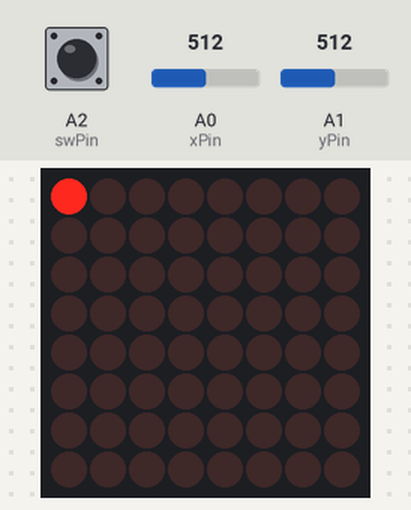
The sketch below on a simulated Arduino Uno, built with avr-gcc and run on an emulated ATmega328P. Shown: 8×8 LED matrix. Inputs (shaded band) come from the test bench; at power-on: A0 (xPin) = 512, A1 (yPin) = 512, A2 (swPin) HIGH. Random numbers use the default seed unless the sketch sets one.

Above: at 5.8 s.
5.9 s: A0 (xPin) set to 584
7.5 s: A0 (xPin) set to 615
At 7.71 s:
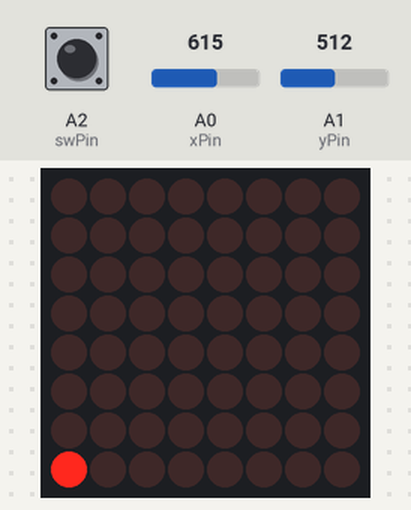
9.5 s: A1 (yPin) set to 590
11.0 s: A1 (yPin) set to 610
At 11.22 s:
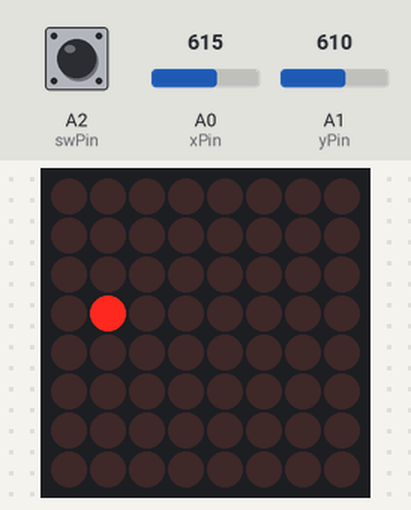
13.0 s: A2 (swPin) pulled LOW for 0.15 s
At 13.21 s:
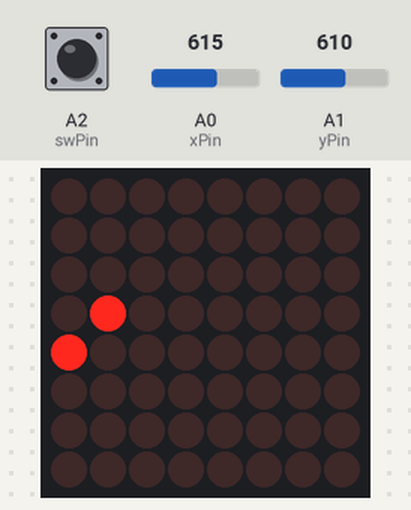
13.7 s: A2 (swPin) pulled LOW for 1 s
At 13.96 s:
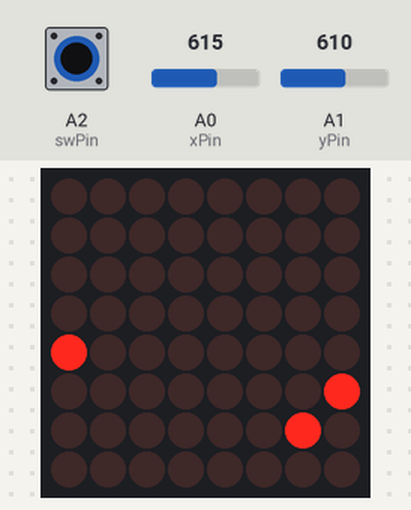

Measured:
- the behaviour switches between 600 and 601 on A0 (xPin) (found by bisection; images 0 and 1)
- the behaviour switches between 600 and 601 on A1 (yPin) (found by bisection; images 1 and 2)

The sketch:

homework6.ino
```cpp
#include "LedControl.h"

const int dinPin = 12;
const int clockPin = 11;
const int loadPin = 10;
const int xPin = A0;
const int yPin = A1;
const int swPin = A2;
const int seedPin = A3;

byte swState = HIGH, swLastState = HIGH, swDebounceState = HIGH;

// Create an LedControl object to manage the LED matrix
LedControl lc = LedControl(dinPin, clockPin, loadPin, 1); // DIN, CLK, LOAD, No. DRIVER

byte matrixBrightness = 2; // Variable to set the brightness level of the matrix
byte xPos = 0;
byte yPos = 0;
byte xLastPos = 0;
byte yLastPos = 0;

// Thresholds
const int minThreshold = 200;
const int maxThreshold = 600;
const unsigned int debounceDelay = 50;
const unsigned int blinkingDelay = 500;
const unsigned int fastBlinkingDelay = 100;
const unsigned int buttonHoldTime = 3000;
const unsigned int resultDisplayTime = 5000;
const unsigned int startDelay = 5000;

const byte moveInterval = 125; // Timing variable to control the speed of LED movement
unsigned long lastClicked = 0, lastDebounceTime = 0;

const byte matrixSize = 8; // Size of the LED matrix
bool matrixChanged = true; // Flag to track if the matrix display needs updating
bool started = false;
bool finished = false;

byte matrix[matrixSize][matrixSize] = {
    {0, 0, 0, 0, 0, 0, 0, 0},
    {0, 0, 0, 0, 0, 0, 0, 0},
    {0, 0, 0, 0, 0, 0, 0, 0},
    {0, 0, 0, 0, 0, 0, 0, 0},
    {0, 0, 0, 0, 0, 0, 0, 0},
    {0, 0, 0, 0, 0, 0, 0, 0},
    {0, 0, 0, 0, 0, 0, 0, 0},
    {0, 0, 0, 0, 0, 0, 0, 0}};

byte currentDrawing[matrixSize][matrixSize] = {
    {0, 0, 0, 0, 0, 0, 0, 0},
    {0, 0, 0, 0, 0, 0, 0, 0},
    {0, 0, 0, 0, 0, 0, 0, 0},
    {0, 0, 0, 0, 0, 0, 0, 0},
    {0, 0, 0, 0, 0, 0, 0, 0},
    {0, 0, 0, 0, 0, 0, 0, 0},
    {0, 0, 0, 0, 0, 0, 0, 0},
    {0, 0, 0, 0, 0, 0, 0, 0}};

byte hiddenDrawing[matrixSize][matrixSize] = {
    {0, 0, 0, 0, 0, 0, 0, 0},
    {0, 0, 0, 0, 0, 0, 0, 0},
    {0, 0, 0, 0, 0, 0, 0, 0},
    {0, 0, 0, 0, 0, 0, 0, 0},
    {0, 0, 0, 0, 0, 0, 0, 0},
    {0, 0, 0, 0, 0, 0, 0, 0},
    {0, 0, 0, 0, 0, 0, 0, 0},
    {0, 0, 0, 0, 0, 0, 0, 0}};

unsigned long lastUpdateTime = 0; // Tracks the last time the LED position was updated
unsigned long lastBlinkTime = 0;  // Tracks the last time the LED blinke
unsigned long buttonHoldStartTime = 0;
unsigned long finishedTime = 0;

void setup()
{
    Serial.begin(9600);

    pinMode(swPin, INPUT_PULLUP);

    // the zero refers to the MAX7219 number, it is zero for 1 chip
    lc.shutdown(0, false);                // turn off power saving, enables display

    lc.setIntensity(0, matrixBrightness); // sets brightness (0~15 possible values)
    lc.clearDisplay(0);                   // Clear the matrix display
    randomSeed(analogRead(seedPin));
}

void loop()
{
    if (!started)
    {
        generateDrawing();
        delay(startDelay);
        started = true;
        clearDrawing();
    }
    else
    {
        if (!finished)
        {
            click();
            move();
            submitDrawing();
        }
        else
        {
            showResult();
            if (millis() - finishedTime >= resultDisplayTime)
            {
                started = false;
                finished = false;
                clearDrawing();
            }
        }
    }
}

// Function to generate a random drawing
void generateDrawing()
{
    for (int i = 0; i < matrixSize; i++)
        for (int j = 0; j < matrixSize; j++)
        {
            matrix[i][j] = (byte)(0 == random(10)); // 10% chance of being on
            hiddenDrawing[i][j] = matrix[i][j];
        }
    updateMatrix();
}

// Function to clear the LED matrix
void clearDrawing()
{
    for (int i = 0; i < matrixSize; i++)
        for (int j = 0; j < matrixSize; j++)
        {
            matrix[i][j] = 0;
            currentDrawing[i][j] = 0;
        }
    matrix[xPos][yPos] = 1;
    updateMatrix();
}

// Function to move the LED cursor around the matrix
void move()
{
    unsigned long currentTime = millis();
    if (currentTime - lastUpdateTime >= moveInterval)
    {
        lastUpdateTime = currentTime;

        if (xPos != xLastPos || yPos != yLastPos)
        {
            matrix[xLastPos][yLastPos] = currentDrawing[xLastPos][yLastPos];
            matrixChanged = true;
            xLastPos = xPos;
            yLastPos = yPos;
            matrix[xLastPos][yLastPos] = 1;
        }
        blink();
        updatePositions();
    }
}

// Function to modify LED state when button is pressed
void click()
{
    swState = digitalRead(swPin);
    if (swState && !swLastState)
        lastDebounceTime = millis();
    if (millis() - lastDebounceTime > debounceDelay)
        if (swState != swDebounceState)
        {
            swDebounceState = swState;
            if (swDebounceState == LOW)
            {
                currentDrawing[xPos][yPos] = !currentDrawing[xPos][yPos];
                updateMatrix();
            }
        }
}

// Function to mark the game as finished when button is held for 3 seconds
void submitDrawing()
{
    swState = digitalRead(swPin);
    if (!swState && !buttonHoldStartTime)
        buttonHoldStartTime = millis();
    else if (!swState && buttonHoldStartTime && millis() - buttonHoldStartTime >= buttonHoldTime)
    {
        buttonHoldStartTime = 0;
        finished = true;
        currentDrawing[xPos][yPos] = !currentDrawing[xPos][yPos];
        finishedTime = millis();
    }
    else if (swState)
        buttonHoldStartTime = 0;
}

// Function to display the result of the game
void showResult()
{
    for (int i = 0; i < matrixSize; i++)
        for (int j = 0; j < matrixSize; j++)
            if (currentDrawing[i][j] != hiddenDrawing[i][j])
                lc.setLed(0, i, j, millis() / fastBlinkingDelay % 2); // blink fast
            else
                lc.setLed(0, i, j, currentDrawing[i][j]);
}

// Function to blink the LED cursor
void blink()
{
    lc.setLed(0, xPos, yPos, millis() / blinkingDelay % 2);
}

// Function to update the LED matrix
void updateMatrix()
{
    for (int row = 0; row < matrixSize; row++)
    {
        for (int col = 0; col < matrixSize; col++)
        {
            lc.setLed(0, row, col, matrix[row][col] || currentDrawing[row][col]); // set each led individually
        }
    }
}

// Function to read joystick input and update the position of the LED
void updatePositions()
{
    unsigned int xRead = analogRead(xPin);
    unsigned int yRead = analogRead(yPin);

    if (xRead < minThreshold)
    {
        xPos++;
        xPos %= matrixSize;
    }
    else if (xRead > maxThreshold)
    {
        xPos--;
        xPos = (xPos + matrixSize) % matrixSize;
    }
    if (yRead < minThreshold)
    {
        yPos--;
        yPos = (yPos + matrixSize) % matrixSize;
    }
    else if (yRead > maxThreshold)
    {
        yPos++;
        yPos %= matrixSize;
    }

    if (matrixChanged)
    {
        updateMatrix();
        matrixChanged = false;
    }
}
```
